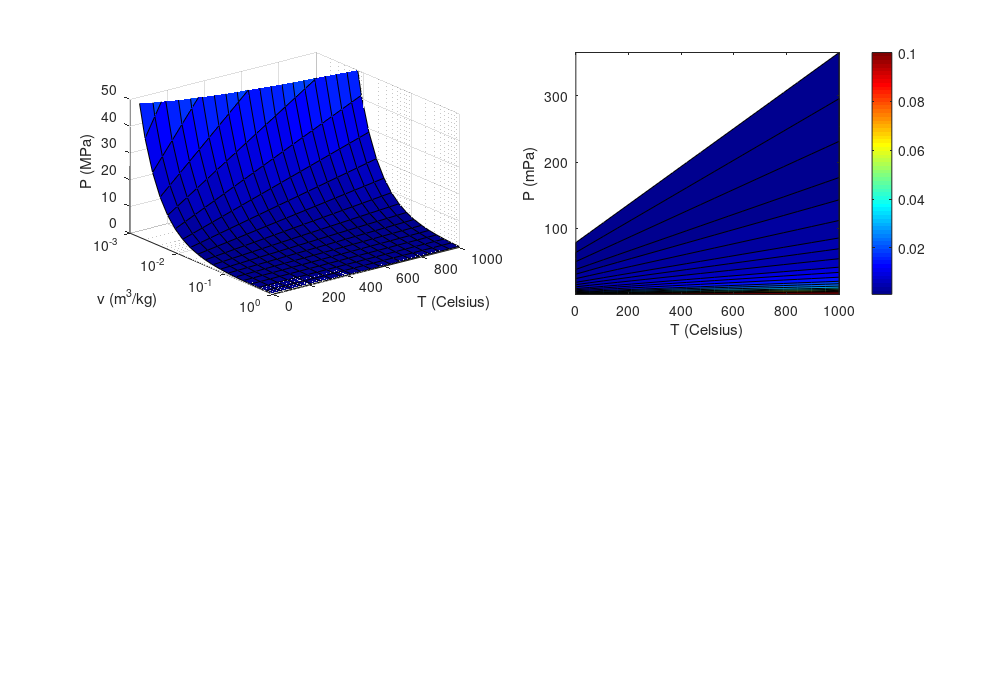

MATLAB code for this plot: (Note: this script raises an error after producing the figure.)
% Set up the figure
clear;clc;close

h = 7; % Height in inches
w = 10; % Width in inches

% Variables
Rs = 287; % Ideal gas constant for dry air
v = logspace(-3,0,20); % Volume v (m^3/kg)
t = linspace(0,1000,20); % Temperature t (K)
[T, V] = meshgrid(t,v);
P = ((Rs*(T+273.15))./V)/(10^6); % Pressure P (MPa)

v3 = logspace(-3,0,40); % Volume v (m^3/kg) for graph 3
t3 = logspace(-3,10,50); % Temperature t (K)
[T3, V3] = meshgrid(t3,v3);
P3 = ((Rs*(T3+273.15))./V3)/(10^6);

v4 = logspace(-3,0,20); % Volume v (m^3/kg) for graph 4
t4 = logspace(0,3,50); % Temperature t (K)
[T4, V4] = meshgrid(t4,v4);
P4 = ((Rs*(T4+273.15))./V4)/(10^6);

figure('Units','Inches','Position',[ 0 0 w h ]);
set(gcf,'PaperSize', [ w h ],'PaperPositionMode', 'auto');
colormap(jet);

% Plot P-v-T
subplot(2,2,1)
surf(T,V,P)
set(gca,'YScale','log')
%set(gca,'XDir','reverse')
set(gca,'YDir','reverse')
%set(gca,'ZDir','reverse')
xlabel('T (Celsius)'), ylabel('v (m^3/kg)'), zlabel('P (MPa)');
zlim([0 50])
xticks([0 200 400 600 800 1000])
grid on;

...
% Plot T-P
subplot(2,2,2)
contourf(T,P,V, logspace(-3,-1,20));
% set(gca,'YScale','log')
% set(gca,'YDir','reverse')
xlabel('T (Celsius)'), ylabel('P (mPa)'), zlabel('P (MPa)');
c = colorbar;
c.Ticks = linspace(0,0.1,11);
ylim([0 50]);
c.Label.String = 'v (m^3/kg)';
grid on;

...
% Plot v-P
subplot(2,2,3)
contourf(V3,P3,T3, logspace(-3,3));
set(gca,'XScale','log')
xlabel('Volume v (m^3/kg)'), ylabel('P (mPa)'), zlabel('T');
c = colorbar;
ylim([0 50]);
c.Label.String = 'T (Celsius)';
grid on;
...
% Plot v-T
subplot(2,2,4)
contourf(V4,T4,P4, logspace(-3,2,20));
set(gca,'XScale','log')
% set(gca,'YDir','reverse')
xlabel('Volume v (m^3/kg)'), ylabel('T (Celsius)'), zlabel('P (mPa)');
c = colorbar;
c.Ticks = linspace(0,100,11);
c.Label.String = 'P (mPa)';
grid on;
...
% Print the figure
print('idealgas.png','-dpng','-r300')
